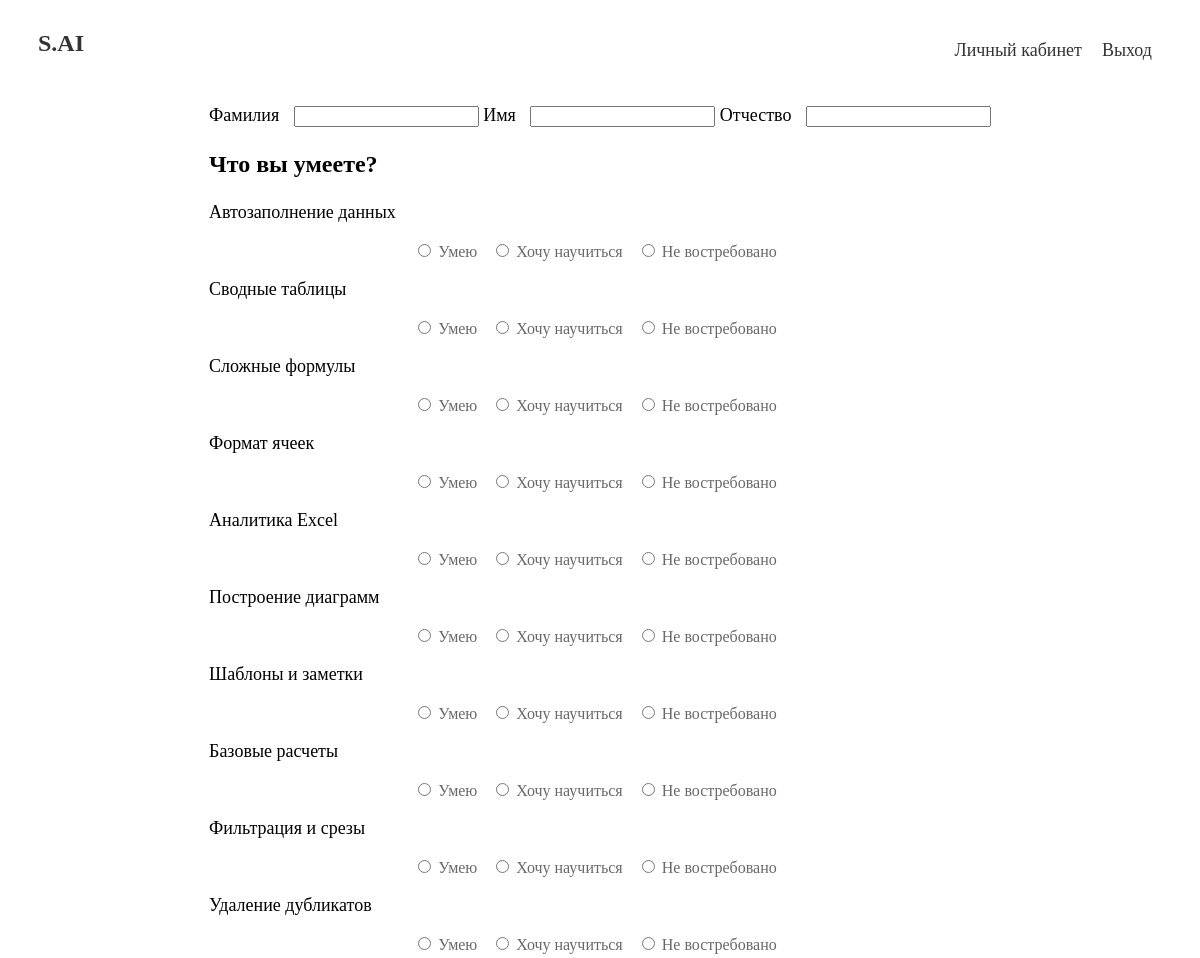
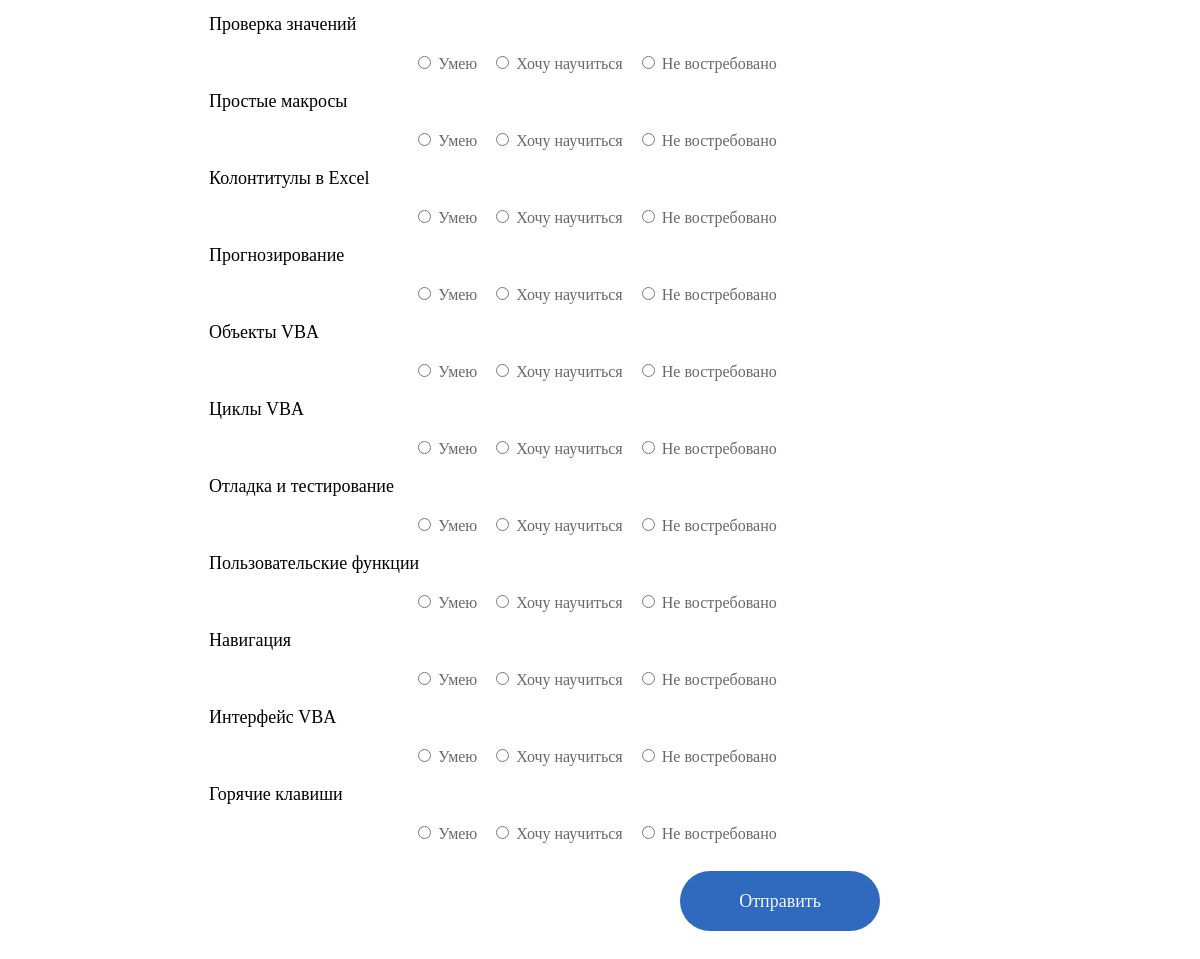
The page /q/save-answer-view/ on the database its author committed (2 pictures, top to bottom).
### questionnaire/models/question.py (models this page shows, shortened)
class Question(models.Model):
    questionnaire = models.ForeignKey(
        "questionnaire.Questionnaire",
        verbose_name=_("Группа вопросов"),
        on_delete=models.CASCADE,
        related_name="questions",
    )
    text = models.TextField(
        verbose_name=_("Текст вопроса")
    )
    class Meta:
        verbose_name = 'Вопросов'
        verbose_name_plural = 'Вопросы'

### questionnaire/views/save_answer_view.py (the view, shortened to what this page needs)
# urls.py: path("save-answer-view/", SaveAnswerView.as_view(), name="save-answer-view"),
class SaveAnswerView(View):
    template_name = "questionnaire/save-answer-view.html"
    model = Questionnaire
    def get(self, request, *args):
        return render(
            request,
            self.template_name,
            {"questionnaire": self.get_questionnaire_object()},
        )
    def get_questionnaire_object(self):
        return self.model.objects.get()

### questionnaire/templates/questionnaire/save-answer-view.html (shortened to what this page needs)
<!DOCTYPE html>
<html lang="en">
<head>
</head>
    <div class="s1">
        <a class="s2" href="{% url 'base_login' %}" >S.AI</a>
        <a class="s7" href="{% url 'logout' %}">Выход</a>
        <a class="s3" href="{% url 'empl' %}">Личный кабинет</a>
    </div>
<div style="display:flex;justify-content:center;align-items:center;" class="save1">
    <form action="{% url 'save-answer-view' %}" method="post">
        <p>
            <label for="last_name">Фамилия</label>
            <input type="text" id="last_name" name="last_name" required>
            <label for="first_name">Имя</label>
            <input type="text" id="first_name" name="first_name" required>
            <label for="second_name">Отчество</label>
            <input type="text" id="second_name" name="second_name" >
        </p>
        <p style="font-weight: bold; font-size: 24px;">Что вы умеете?</p>
        {% for question in questionnaire.questions.all %}
            <p>
            {{ question.text }}
                <div style="font-size: 16px; text-align: center; color: dimgray" >
                    <input type="radio" id="question_{{question.pk}}_choice1"
                    name="question_{{question.pk}}" value="1" required>
                    <label for="question_{{question.pk}}_choice1">Умею</label>
                    <input type="radio" id="question_{{question.pk}}_choice2"
                    name="question_{{question.pk}}" value="2" required>
                    <label for="question_{{question.pk}}_choice2">Хочу научиться</label>
                    <input type="radio" id="question_{{question.pk}}_choice3"
                    name="question_{{question.pk}}" value="3" required>
                    <label for="question_{{question.pk}}_choice3">Не востребовано</label>
                </div>
            </p>
        {% endfor %}
        <button type="submit" class="save2">Отправить</button>
    </form>
</div>
</html>

### questionnaire/templates/questionnaire/save-answer-view.html (style rules this page uses)
.s1 { margin: 20px; padding: 10px; font-family: Circe; font-size: 18px; }
.s2 { font-weight: bold; font-family: Circe; font-size: 24px; text-decoration: none; color: #333333; }
.s7 { margin: 10px; text-decoration: none; color: #333333; float: right; }
.s3 { margin: 10px; text-decoration: none; color: #333333; float: right; }
label { padding-right:10px; }
.save1 { font-family: Circe; font-size: 18px; }
.save2 { font-family: Circe; font-size: 18px; height: 60px; width: 200px; border-radius: 100px; background: #2f6abf; color: #f6f6f6; border: none; position: absolute; left: 680px; margin-top: 10px; }

### rows shown on the page
Question: text "Автозаполнение данных"
Question: text "Сводные таблицы"
Question: text "Сложные формулы"
Question: text "Формат ячеек"
Question: text "Аналитика Excel"
Question: text "Построение диаграмм"
Question: text "Шаблоны и заметки"
Question: text "Базовые расчеты"
Question: text "Фильтрация и срезы"
Question: text "Удаление дубликатов"
Question: text "Проверка значений"
Question: text "Простые макросы"
Question: text "Колонтитулы в Excel"
Question: text "Прогнозирование"
Question: text "Объекты VBA"
Question: text "Циклы VBA"
Question: text "Отладка и тестирование"
Question: text "Пользовательские функции"
Question: text "Навигация"
Question: text "Интерфейс VBA"
Question: text "Горячие клавиши"
